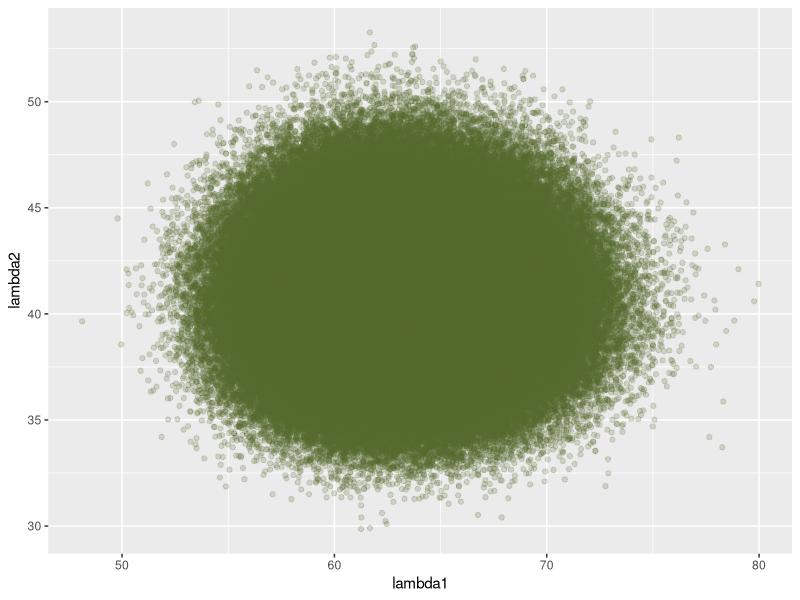
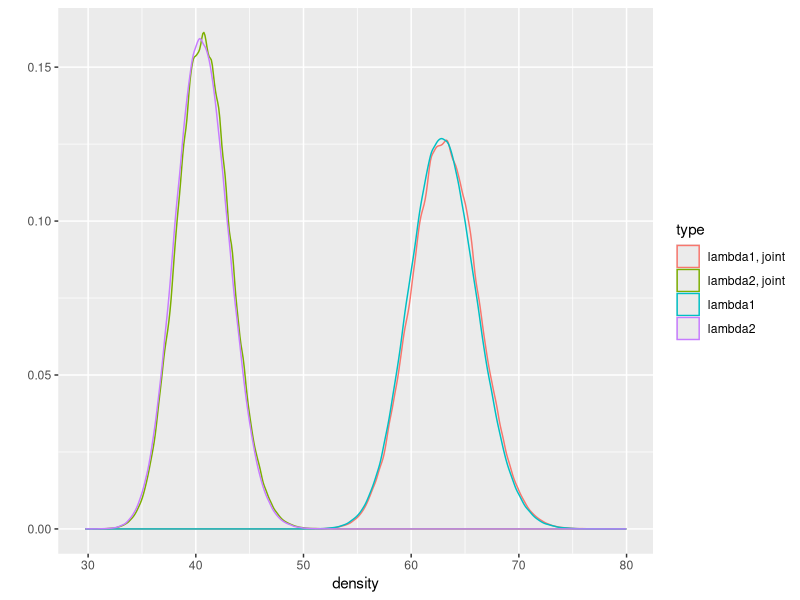

These figures' R source, in order:

command.arguments <- commandArgs(trailingOnly = TRUE);
output.directory  <- command.arguments[1];

####################################################################################################
setwd(output.directory);
library(LearnBayes);
library(ggplot2);
library(scales);

### 4.8.6 (a) ######################################################################################
#
#     g(\lamda_{1},\lambda_{2}|data)
#
#  =  g(\lambda_{1},\lambda_{2}) * f(data|\lambda_{1},\lambda_{2})
#
#  =~   (\lambda_{1}^{144-1}) * exp(-2.4\lambda_{1}) * (\lambda_{2}^{100-1}) * exp(-2.5\lambda_{2})
#     * exp(-4\lambda_{1})\lambda_{1}^{260} * exp(-4\lambda_{2})\lambda_{2}^{165}
#
#  =    \lambda_{1}^{144+260-1} * exp(-(2.4+4)\lambda_{1})
#     * \lambda_{2}^{100+165-1} * exp(-(2.5+4)\lambda_{2})
#
#  The above shows the joint posterior distribution for (\lambda_{1},\lambda_{2}), but it
#  also shows that the two parameters have independent posterior distributions, since it
#  is clear by inspection that the joint posterior distribution is simply the product of
#  the marginal posterior distributions of the two parameters (derivable for each parameter
#  by disregarding the other).
#

### 4.8.6 (b) ######################################################################################
log.joint.posterior <- function(theta = NULL, data = NULL) {

	lambda1 <- theta[1];
	lambda2 <- theta[2];

	t  <- data[['exposure']];

	a1 <- data[['prior']][[1]][['alpha']];
	b1 <- data[['prior']][[1]][['beta' ]];

	a2 <- data[['prior']][[2]][['alpha']];
	b2 <- data[['prior']][[2]][['beta' ]];

	y1 <- data[['observed']][1];
	y2 <- data[['observed']][2];

	log.posterior <- 0;
	log.posterior <- log.posterior + log(lambda1)*(a1+y1-1) - lambda1 *(b1+t);
	log.posterior <- log.posterior + log(lambda2)*(a2+y2-1) - lambda2 *(b2+t);
	log.posterior <- log.posterior - lfactorial(y1) - lfactorial(y2);
	log.posterior <- log.posterior + a1 * log(b1) - lgamma(a1);
	log.posterior <- log.posterior + a2 * log(b2) - lgamma(a2);

	if (0 < log.posterior) {
		print("log.posterior (log.joint.posterior)");
		print( log.posterior );
		}

	return(log.posterior);
	}

my.simcontour <- function(logf = NULL, limits = NULL, data = NULL, m = NULL) {

	################################################################
	################################################################
	#
	#  The following did NOT work at all.
	#  The grid (hence extremely NON-random) nature of the points
	#  chosen to compute the log joint posterior distribution
	#  led to very severe "jaggedness" in the resulting
	#  simulated sample.
	#
	#grid.size <- (1e-2)/2;
	#x.range   <- (limits[2]-limits[1]);
	#y.range   <- (limits[4]-limits[3]);
	#x.grid    <- limits[1] + x.range * seq(0,1,grid.size);
	#y.grid    <- limits[3] + y.range * seq(0,1,grid.size);
	#
	#grid.points <- expand.grid(x = x.grid, y = y.grid);
	#grid.points <- cbind(
	#	x = jitter(grid.points[,1], amount = x.range * grid.size),
	#	y = jitter(grid.points[,2], amount = y.range * grid.size)
	#	);
	#
	################################################################
	################################################################

	grid.points <- data.frame(
		x = runif(n = m, min = limits[1], max = limits[2]),
		y = runif(n = m, min = limits[3], max = limits[4])
		); 

	log.posterior <- apply(
		X      = grid.points,
		MARGIN = 1,
		FUN    = function(v) {return(logf(theta = v, data = data));}
		);

	posterior <- exp(log.posterior);
	posterior <- posterior / sum(posterior);

	#print("str(grid.points)");
	#print( str(grid.points) );
	#print("summary(grid.points)");
	#print( summary(grid.points) );
	#print("summary(log.posterior)");
	#print( summary(log.posterior) );
	#print("summary(posterior)");
	#print( summary(posterior) );

	row.sample <- sample(size = m, x = 1:nrow(grid.points), prob = posterior, replace = TRUE);
	DF.temp <- grid.points[row.sample,];
	LIST.output <- list(x = DF.temp[,1], y = DF.temp[,2]);

	return(LIST.output);

	}

my.data <- list(
	exposure = 4,
	prior    = list(list(alpha = 144, beta = 2.4), list(alpha = 100, beta = 2.5)),
	observed = c(260,165)
	);

#  The original limits were: limits = 1 + 199 * c(0,1,0,1).
#  The resulting (lambda1,lambda2) scatter plot revealed there were no points
#  in the sample (of size 1 million) that lay beyond the rectangle defined by
#  45 < x < 85 and 25 < y < 60.  Consequently, we restrict the area to this
#  rectangle, and the new sample is now sampling from a much more relevant
#  area.
my.limits <- c(45,85,25,60);

sample.size <- 1e+6;
#posterior.sample <- simcontour(
posterior.sample <- my.simcontour(
	logf   = log.joint.posterior,
	limits = my.limits,
	data   = my.data,
	m      = sample.size
	);
posterior.sample <- as.data.frame(posterior.sample);
colnames(posterior.sample) <- c('lambda1','lambda2');
str(posterior.sample);
summary(posterior.sample);

png("Fig1_joint-postetrior-sample.png");
DF.temp <- data.frame(
	lambda1 = posterior.sample[,'lambda1'],
	lambda2 = posterior.sample[,'lambda2']
	);
my.ggplot <- ggplot(data = NULL);
my.ggplot <- my.ggplot + geom_point(
	data = DF.temp,
	aes(x = lambda1, y = lambda2),
	colour = alpha("darkolivegreen",0.2)
	);
my.ggplot;
dev.off();

lambda1.posterior.sample <- rgamma(
	n     = sample.size,
	shape = my.data[['prior']][[1]][['alpha']] + my.data[['observed']][1] - 1,
	rate  = my.data[['prior']][[1]][['beta']]  + my.data[['exposure']]
	);

lambda2.posterior.sample <- rgamma(
	n     = sample.size,
	shape = my.data[['prior']][[2]][['alpha']] + my.data[['observed']][2] - 1,
	rate  = my.data[['prior']][[2]][['beta']]  + my.data[['exposure']]
	);

png("Fig2_posterior-densities.png");
my.levels <- c('lambda1, joint','lambda2, joint','lambda1','lambda2');
DF.joint.lambda1 <- data.frame(
	density = posterior.sample[,'lambda1'],
	type    = factor(rep('lambda1, joint',sample.size),levels=my.levels)
	);
DF.joint.lambda2 <- data.frame(
	density = posterior.sample[,'lambda2'],
	type    = factor(rep('lambda2, joint',sample.size),levels=my.levels)
	);
DF.lambda1 <- data.frame(
	density = lambda1.posterior.sample,
	type    = factor(rep('lambda1',sample.size),levels=my.levels)
	);
DF.lambda2 <- data.frame(
	density = lambda2.posterior.sample,
	type    = factor(rep('lambda2',sample.size),levels=my.levels)
	);
DF.temp <- rbind(DF.joint.lambda1,DF.joint.lambda2,DF.lambda1,DF.lambda2);
qplot(data = DF.temp, x = density, color = type, geom = "density");
dev.off();

### 4.8.6 (c) ######################################################################################
mean(lambda1.posterior.sample > 1.5 * lambda2.posterior.sample);
